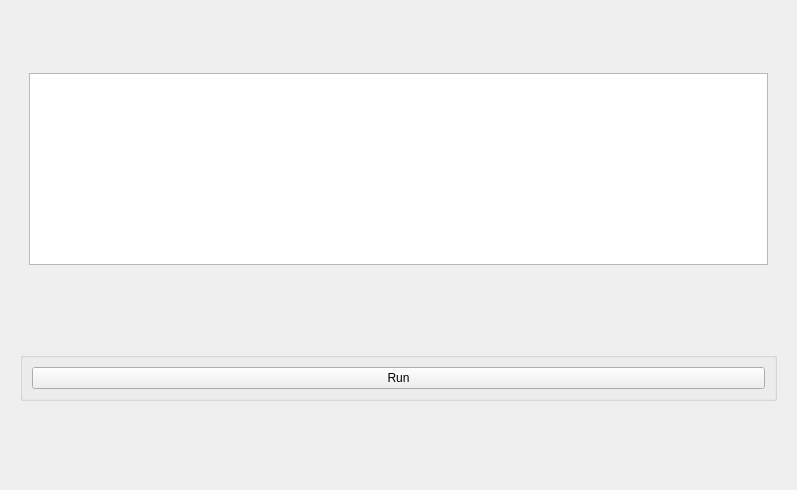
<?xml version="1.0" encoding="UTF-8"?>
<ui version="4.0">
 <class>MFSDA</class>
 <widget class="qMRMLWidget" name="MFSDA">
  <property name="geometry">
   <rect>
    <x>0</x>
    <y>0</y>
    <width>797</width>
    <height>490</height>
   </rect>
  </property>
  <property name="windowTitle">
   <string>Form</string>
  </property>
  <layout class="QVBoxLayout" name="verticalLayout">
   <item>
    <widget class="ctkCollapsibleButton" name="inputFiducialsNodeSelector_2" native="true">
     <property name="text" stdset="0">
      <string>Selection of the files needed to run MFSDA:</string>
     </property>
     <layout class="QVBoxLayout" name="verticalLayout_2">
      <item>
       <layout class="QHBoxLayout" name="inputModelLayout">
        <item>
         <widget class="QLabel" name="inputModelLabel">
          <property name="minimumSize">
           <size>
            <width>140</width>
            <height>0</height>
           </size>
          </property>
         </widget>
        </item>
       </layout>
      </item>
      <item>
       <widget class="ctkCollapsibleButton" name="groupBox" native="true">
        <property name="text" stdset="0">
         <string>Select CSV file</string>
        </property>
        <layout class="QHBoxLayout" name="horizontalLayout_3">
         <item>
          <widget class="ctkPathLineEdit" name="lineEdit_csv" native="true">
           <property name="text" stdset="0">
            <string>Choose file</string>
           </property>
          </widget>
         </item>
        </layout>
       </widget>
      </item>
      <item>
        <widget class="ctkCollapsibleButton" name="groupBox" native="true">
        <property name="text" stdset="0">
          <string>Examine CSV file</string>
        </property>
        <property name="collapsed" stdset="0">
          <string>True</string>
        </property>
        <layout class="QHBoxLayout" name="horizontalLayout_3">
        <item>
        <widget class="QTableWidget" name="tableWidget"/>
        </item>
        </layout>
        </widget>
      </item>
      <item>
       <widget class="ctkCollapsibleButton" name="groupBox_2" native="true">
        <property name="text" stdset="0">
         <string>Select spherical template</string>
        </property>
        <layout class="QHBoxLayout" name="horizontalLayout_3">
         <item>
          <widget class="ctkPathLineEdit" name="lineEdit_template" native="true">
           <property name="text" stdset="0">
            <string>Choose file</string>
           </property>
          </widget>
         </item>
        </layout>
       </widget>
      </item>
      <item>
       <widget class="ctkCollapsibleButton" name="groupBox_2" native="true">
        <property name="text" stdset="0">
         <string>Select shape for p-values</string>
        </property>
        <layout class="QHBoxLayout" name="horizontalLayout_3">
         <item>
          <widget class="ctkPathLineEdit" name="lineEdit_pshape" native="true">
           <property name="text" stdset="0">
            <string>Choose file</string>
           </property>
          </widget>
         </item>
        </layout>
       </widget>
      </item>
      <item>
       <widget class="ctkCollapsibleButton" name="groupBox_3" native="true">
        <property name="text" stdset="0">
         <string>Select folder to store the output files</string>
        </property>
        <layout class="QHBoxLayout" name="horizontalLayout_3">
         <item>
          <widget class="ctkDirectoryButton" name="lineEdit_output" native="true">
           <!-- <property name="text" stdset="0">
            <string>Choose file</string>
           </property> -->
          </widget>
         </item>
        </layout>
       </widget>
      </item>
      <item>
       <widget class="QGroupBox" name="groupBox_5">
        <property name="title">
         <string/>
        </property>
        <layout class="QVBoxLayout" name="verticalLayout_3">
         <item>
          <widget class="QPushButton" name="pushButton_run">
           <property name="text">
            <string>Run</string>
           </property>
          </widget>
         </item>
        </layout>
       </widget>
      </item>
       <item>
        <spacer name="verticalSpacer">
        <property name="orientation">
          <enum>Qt::Vertical</enum>
        </property>
        <property name="sizeHint" stdset="0">
          <size>
          <width>20</width>
          <height>40</height>
          </size>
        </property>
        </spacer>
      </item>
     </layout>
    </widget>
   </item>
  </layout>
 </widget>
 <customwidgets>
  <customwidget>
   <class>qMRMLWidget</class>
   <extends>QWidget</extends>
   <header>qMRMLWidget.h</header>
   <container>1</container>
  </customwidget>
  <customwidget>
   <class>ctkCollapsibleButton</class>
   <extends>QWidget</extends>
   <header>ctkCollapsibleButton.h</header>
   <container>1</container>
  </customwidget>
  <customwidget>
   <class>ctkPathLineEdit</class>
   <extends>QWidget</extends>
   <header>ctkpathlineedit.h</header>
  </customwidget>
  <customwidget>
   <class>ctkDirectoryButton</class>
   <extends>QWidget</extends>
   <header>ctkdirectorybutton.h</header>
  </customwidget>
 </customwidgets>
 <resources/>
 <connections/>
</ui>
